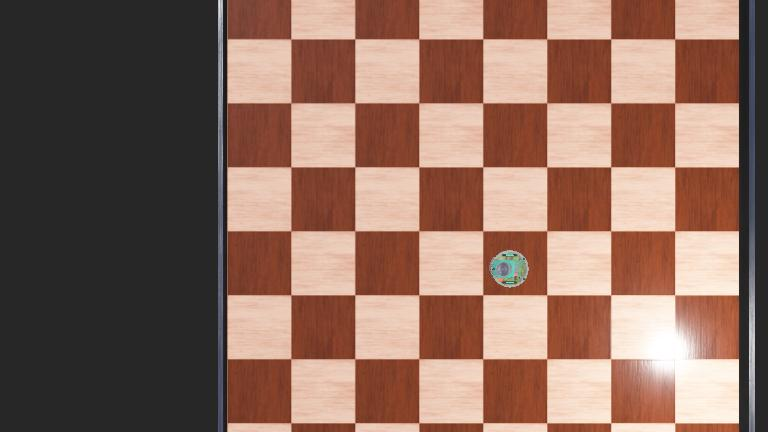
#> input picture Projects/Robotics-Portfolio/Webots/02_WayPoint_Navigation/worlds/.Odometry_Based_Waypoint_Navigation.jpg, 768 x 432 px
$ python -i contours.py   (imports and definitions only)
#> lines starting #> are read from the running program, lines starting #| are printed output that depends on the picture
import cv2
import utlis
scale = 3
def find_and_draw_contours(binary_image, output_path, mode=cv2.RETR_EXTERNAL, method=cv2.CHAIN_APPROX_SIMPLE, draw=True):
    """
    Finds and optionally draws contours on a binary image and retrieves the corner points of each object.

    Args:
        binary_image (ndarray): Binary image with objects.
        output_path (str): Path to save the image with drawn contours and dimensions.
        mode (int): Contour retrieval mode (default: cv2.RETR_EXTERNAL).
        method (int): Contour approximation method (default: cv2.CHAIN_APPROX_SIMPLE).
        draw (bool): Whether to draw contours on the image (default: True).

    Returns:
        corner_points (list): List of corner points for each object.
    """
    # Find contours
    contours, _ = cv2.findContours(binary_image, mode, method)

    # To store all corner points
    all_corner_points = []

    if draw:
        # Create a colored version of the binary image for visualization
        colored_image = cv2.cvtColor(binary_image, cv2.COLOR_GRAY2BGR)

        for contour in contours:
            # Fit a rotated rectangle around the contour
            rect = cv2.minAreaRect(contour)
            box = cv2.boxPoints(rect)  # Get the box points (float coordinates)
            box = np.intp(box)  # Convert to integer
            # Reorder the points
            ordered_points = utlis.reorder(box)

            print("Original Points:")
            print(box)
            print("Reordered Points (Top-Left, Top-Right, Bottom-left, Bottom-right):")
            print(ordered_points)

            for i, point in enumerate(ordered_points):
                cv2.circle(colored_image, tuple(point), 5, (255, 0, 0), -1)  # Draw a circle at each point
                cv2.putText(colored_image, f"{i}", tuple(point), cv2.FONT_HERSHEY_SIMPLEX, 0.5, (255, 0, 255), 2)
                print(point)

            # scale = 3
            # for point in ordered_points:
            print("p1 = ",ordered_points)

            nW = round((utlis.findDis(ordered_points[1]//scale,ordered_points[0]//scale)/10),1)
            nH = round((utlis.findDis(ordered_points[0]//scale,ordered_points[2]//scale)/10),1)
            # nH = 0
            print ("nW = ",nW,"nH = ",nH)
            #     print("width = ",nW,"Height = ", nH)
                # cv2.arrowedLine(colored_image, (point[0][0][0], point[0][0][1]), (point[1][0][0], point[1][0][1]),
                #                     (255, 0, 255), 3, 8, 0, 0.05)
                # cv2.arrowedLine(colored_image, (ordered_points[0][0][0], ordered_points[0][0][1]), (ordered_points[2][0][0], ordered_points[2][0][1]),
                #                     (255, 0, 255), 3, 8, 0, 0.05)


            # Append corner points
            all_corner_points.append(box.tolist())  # Convert to a Python list

            # Draw the rotated rectangle
            cv2.drawContours(colored_image, [box], 0, (0, 255, 0), 2)

            # Extract width and height from the rectangle
            width, height = rect[1]

            # Display width and height on the image
            text = f"W:{int(width)} H:{int(height)}"
            text_position = (int(rect[0][0]), int(rect[0][1] - 10))  # Position above the rectangle
            cv2.putText(colored_image, text, text_position, cv2.FONT_HERSHEY_SIMPLEX, 0.5, (0, 255, 0), 2)

        # Save the image with drawn contours and dimensions
        cv2.imwrite(output_path, colored_image)

    return all_corner_points, ordered_points

>>> import cv2
>>> picture = cv2.imread('../../Robotics-Portfolio/Webots/02_WayPoint_Navigation/worlds/.Odometry_Based_Waypoint_Navigation.jpg', cv2.IMREAD_GRAYSCALE)
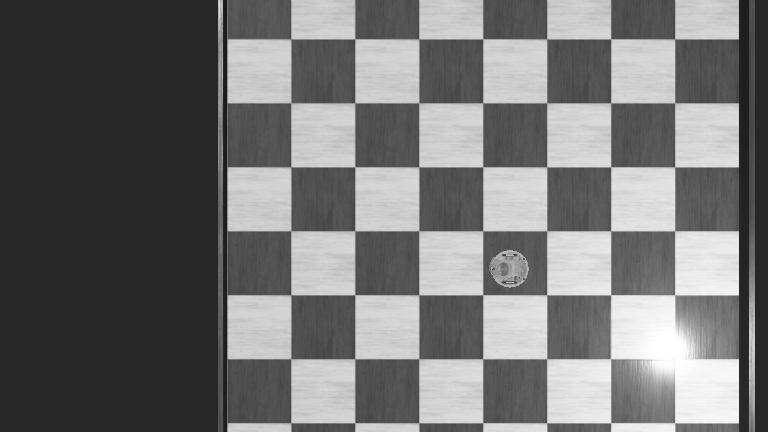
#> picture: shape (432, 768); min 20, max 255, mean 114.6
>>> result = find_and_draw_contours(picture, 'out.png')
#> in find_and_draw_contours, `contours, _ = cv2.findContours(binary_image, mode, method)`: contours = [[[0, 0], [0, 431], [767, 431], [767, 0]]]
#> the loop in find_and_draw_contours, `for contour in contours:` made 1 pass
#> (contour, rect, box) on pass 1: ([[0, 0], [0, 431], [767, 431], [767, 0]], ((383.5, 215.5), (431, 767), -90), [[767, 431], [6.1e-05, 431], [6.1e-05, 0], [767, 0]])
#> after the loop in find_and_draw_contours, `for contour in contours:`: all_corner_points = []
#> (the run stopped early here; a loop or call above may not have finished)
